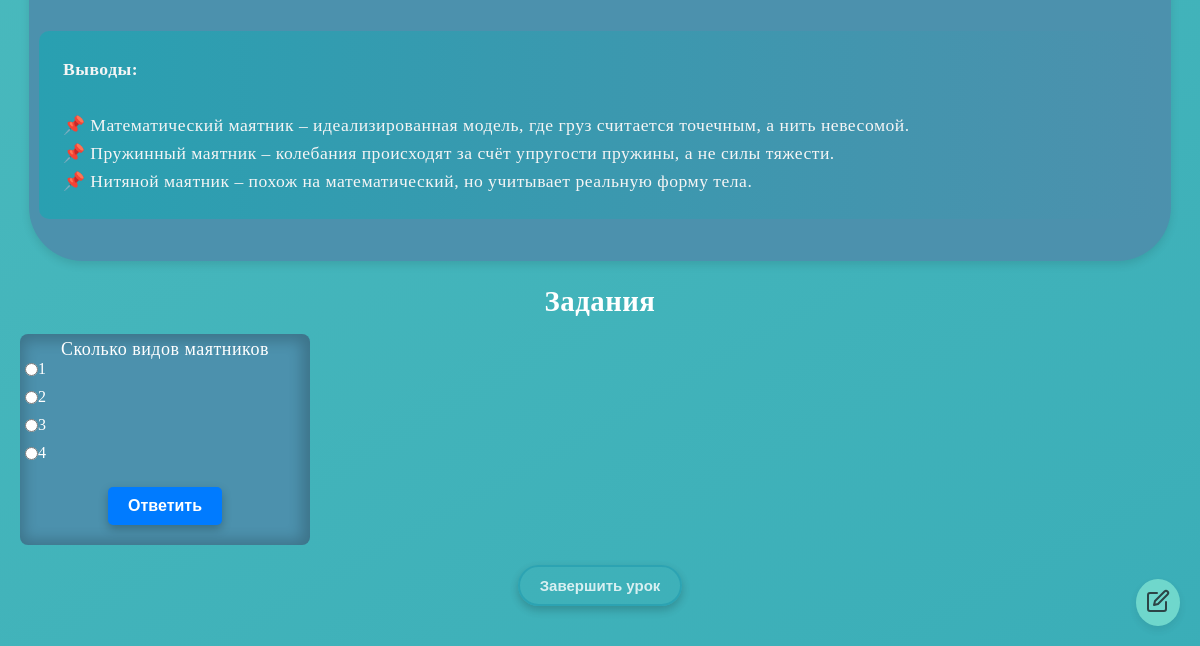
Page /lesson/6/ (lower part) on the earlier database version.
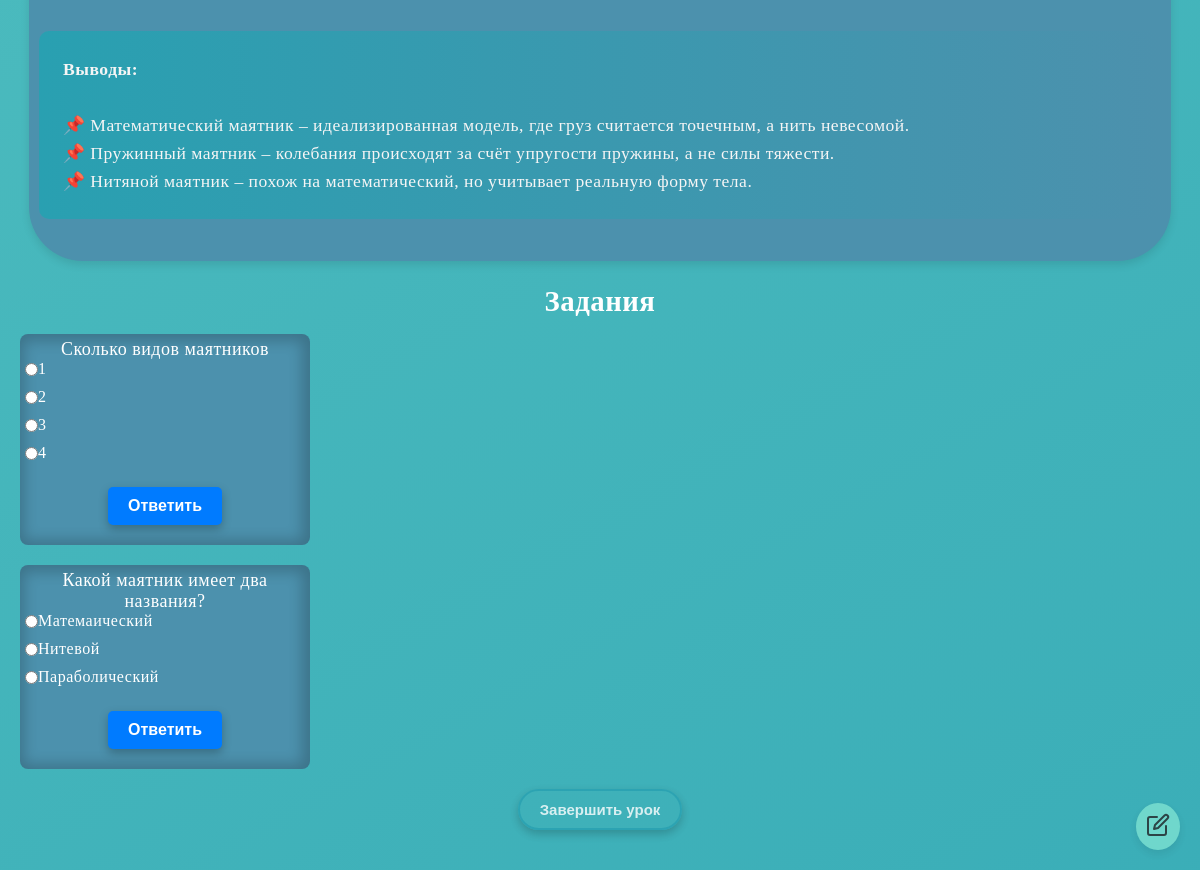
Same page on the later database version.
### courses/models.py (models this page shows, shortened)
class Question(models.Model):
    lesson = models.ForeignKey(Lesson, related_name='questions', on_delete=models.CASCADE, verbose_name="Урок")
    question_text = models.TextField(verbose_name="Текст вопроса")
    explanation = models.TextField(blank=True, null=True, verbose_name="Объяснение ответа")
    class Meta:
        ordering = ['lesson']
        verbose_name = "Вопрос"
        verbose_name_plural = "Вопросы"

class Answer(models.Model):
    question = models.ForeignKey(Question, related_name='answers', on_delete=models.CASCADE, verbose_name="Вопрос")
    text = models.CharField(max_length=255, verbose_name="Вариант ответа")
    is_correct = models.BooleanField(default=False, verbose_name="Правильный ответ")
    class Meta:
        ordering = ['question']
        verbose_name = "Ответ"
        verbose_name_plural = "Ответы"

### courses/views.py (the view)
# urls.py: path('lesson/<int:lesson_id>/', views.lesson_detail, name='lesson_detail'),
def lesson_detail(request, lesson_id):
    lesson = get_object_or_404(Lesson, id=lesson_id)
    structured_content = structure_lesson_content(lesson.content)
    return render(request, 'lesson_detail.html', {'lesson': lesson, 'structured_content': structured_content})

### courses/models.py (called while the page is built)
    def get_processed_content(self):
        if not self.allow_latex:
            return self.content
        processed = re.sub(
            r'\$\$(.*?)\$\$',
            r'<div class="math-display">\1</div>',
            self.content
        )
        processed = re.sub(
            r'\$(.*?)\$',
            r'<span class="math-inline">\1</span>',
            processed
        )
        return mark_safe(processed)

### courses/templatetags/custom_filters.py (called while the page is built)
@register.filter
def get_item(dictionary, key):
    if isinstance(dictionary, dict):
        return dictionary.get(str(key))
    return None

### courses/templates/lesson_detail.html (shortened to what this page needs)
{% extends "base.html" %}
{% load custom_filters %}
{% block content %}
    <div class="lesson-container">
        <div class="lesson-content">
            {% if lesson.allow_latex %}
                {{ lesson.get_processed_content }}
            {% else %}
                <p>{{ lesson.content }}</p>
            {% endif %}
        </div>
        <button id="toggle-board-button" class="button">
        </button>
    </div>
        <div class="questions-section">
            <h2>Задания</h2>
            <div class="questions-container">
                {% for question in lesson.questions.all %}
                    <div class="question-container">
                        <div class="question">
                            <p>{{ question.question_text }}</p>
                            <form action="{% url 'check_answer' question.id %}" method="post" class="answer-form">
                                <div class="answers-container">
                                    {% for answer in question.answers.all %}
                                        <div class="answer-option">
                                            <input type="radio" id="answer_{{ answer.id }}" name="answer" value="{{ answer.id }}"
                                            {% if answered_questions|get_item:question.id and answered_questions|get_item:question.id.selected_answer == answer.id|stringformat:"s" %}checked{% endif %}>
                                            <label for="answer_{{ answer.id }}">{{ answer.text }}</label>
                                        </div>
                                    {% endfor %}
                                </div>
                                <button type="submit" class="submit-button">Ответить</button>
                            </form>
                        </div>
                    </div>
                {% endfor %}
            </div>
        </div>
    <form id="lesson-form" action="{% url 'add_exp' 10 %}" method="POST">
        <button type="submit" id="complete-lesson-button" class="button" {% if answered_questions|length < lesson.questions.count %}disabled{% endif %}>Завершить урок</button>
    </form>
{% endblock %}

Differences in the rows shown:
added Question: question_text "Какой маятник имеет два названия?"
added Answer: answer "☐ Матемаический", text "Матемаический", shown under "Какой маятник имеет два названия?"
added Answer: answer "☐ Нитевой", text "Нитевой", shown under "Какой маятник имеет два названия?"
added Answer: answer "☐ Параболический", text "Параболический", shown under "Какой маятник имеет два названия?"
